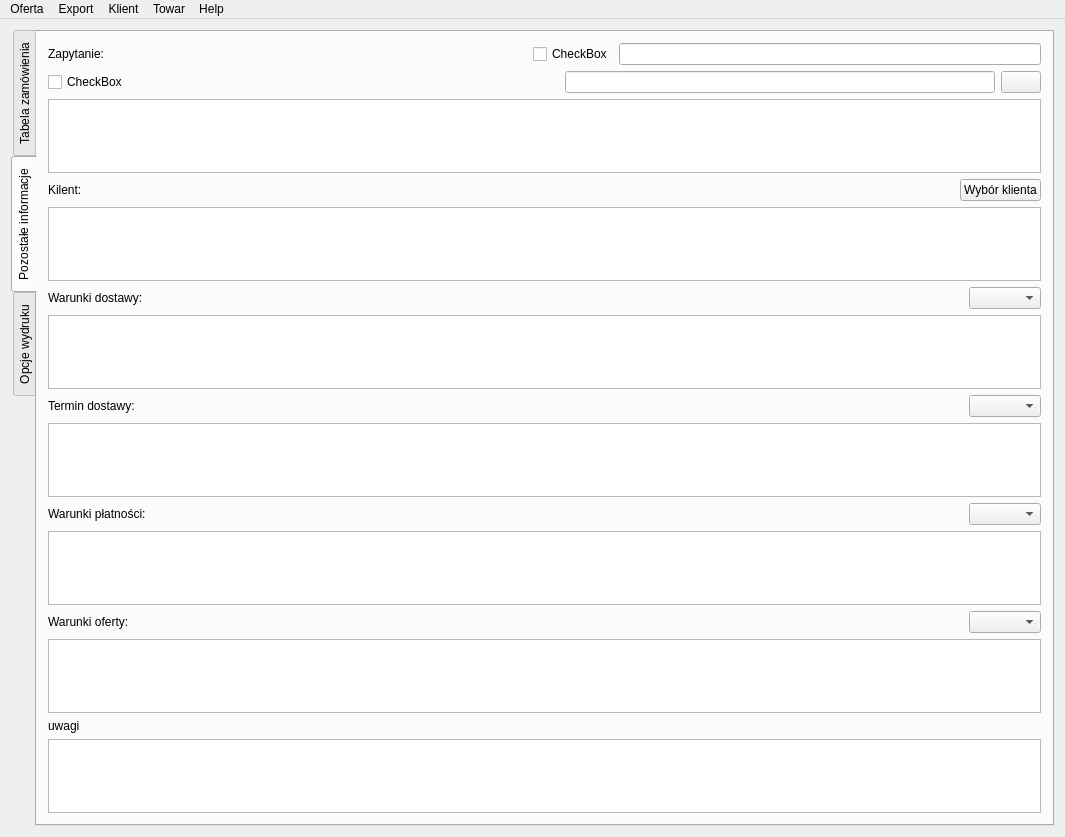
<?xml version="1.0" encoding="UTF-8"?>
<ui version="4.0">
 <class>MainWindow</class>
 <widget class="QMainWindow" name="MainWindow">
  <property name="geometry">
   <rect>
    <x>0</x>
    <y>0</y>
    <width>1065</width>
    <height>837</height>
   </rect>
  </property>
  <property name="windowTitle">
   <string>kOferta</string>
  </property>
  <property name="windowIcon">
   <iconset resource="../zasoby.qrc">
    <normaloff>:/gui/ico</normaloff>:/gui/ico</iconset>
  </property>
  <property name="iconSize">
   <size>
    <width>32</width>
    <height>32</height>
   </size>
  </property>
  <widget class="QWidget" name="centralWidget">
   <layout class="QGridLayout" name="gridLayout">
    <item row="0" column="1">
     <widget class="QTabWidget" name="tabWidget">
      <property name="tabPosition">
       <enum>QTabWidget::West</enum>
      </property>
      <property name="currentIndex">
       <number>1</number>
      </property>
      <widget class="QWidget" name="tab">
       <attribute name="title">
        <string>Tabela zamówienia</string>
       </attribute>
       <layout class="QVBoxLayout" name="verticalLayout_2">
        <item>
         <layout class="QHBoxLayout" name="horizontalLayout_2">
          <item>
           <widget class="QPushButton" name="addTowar">
            <property name="text">
             <string>Dodaj Towar</string>
            </property>
           </widget>
          </item>
          <item>
           <widget class="QPushButton" name="rabat">
            <property name="text">
             <string>Ustaw rabat</string>
            </property>
           </widget>
          </item>
          <item>
           <widget class="QPushButton" name="delw">
            <property name="text">
             <string>Usuń wiersz</string>
            </property>
           </widget>
          </item>
          <item>
           <spacer name="horizontalSpacer_2">
            <property name="orientation">
             <enum>Qt::Horizontal</enum>
            </property>
            <property name="sizeHint" stdset="0">
             <size>
              <width>40</width>
              <height>20</height>
             </size>
            </property>
           </spacer>
          </item>
         </layout>
        </item>
        <item>
         <widget class="QTableView" name="tableView"/>
        </item>
       </layout>
      </widget>
      <widget class="QWidget" name="tab_2">
       <attribute name="title">
        <string>Pozostałe informacje</string>
       </attribute>
       <layout class="QVBoxLayout" name="verticalLayout">
        <item>
         <layout class="QHBoxLayout" name="horizontalLayout_4">
          <item>
           <widget class="QLabel" name="label_zapytanie">
            <property name="text">
             <string>Zapytanie:</string>
            </property>
           </widget>
          </item>
          <item>
           <spacer name="horizontalSpacer_5">
            <property name="orientation">
             <enum>Qt::Horizontal</enum>
            </property>
            <property name="sizeHint" stdset="0">
             <size>
              <width>40</width>
              <height>20</height>
             </size>
            </property>
           </spacer>
          </item>
          <item>
           <widget class="QCheckBox" name="checkBox_zapytanieNr">
            <property name="text">
             <string>CheckBox</string>
            </property>
           </widget>
          </item>
          <item>
           <widget class="QLineEdit" name="lineEdit_zapytanieNr"/>
          </item>
         </layout>
        </item>
        <item>
         <layout class="QHBoxLayout" name="horizontalLayout">
          <item>
           <widget class="QCheckBox" name="checkBox_zapytanieData">
            <property name="text">
             <string>CheckBox</string>
            </property>
           </widget>
          </item>
          <item>
           <spacer name="horizontalSpacer_6">
            <property name="orientation">
             <enum>Qt::Horizontal</enum>
            </property>
            <property name="sizeHint" stdset="0">
             <size>
              <width>40</width>
              <height>20</height>
             </size>
            </property>
           </spacer>
          </item>
          <item>
           <widget class="QLineEdit" name="lineEdit_zapytanieData"/>
          </item>
          <item>
           <widget class="QPushButton" name="pushButton_zapytanieData">
            <property name="text">
             <string/>
            </property>
            <property name="icon">
             <iconset resource="../zasoby.qrc">
              <normaloff>:/gui/calendar</normaloff>:/gui/calendar</iconset>
            </property>
            <property name="iconSize">
             <size>
              <width>32</width>
              <height>32</height>
             </size>
            </property>
           </widget>
          </item>
         </layout>
        </item>
        <item>
         <widget class="QPlainTextEdit" name="plainTextEdit_zapytanie">
          <property name="maximumSize">
           <size>
            <width>16777215</width>
            <height>16777215</height>
           </size>
          </property>
         </widget>
        </item>
        <item>
         <layout class="QHBoxLayout" name="horizontalLayout_3">
          <item>
           <widget class="QLabel" name="label_klient">
            <property name="text">
             <string>Kilent:</string>
            </property>
           </widget>
          </item>
          <item>
           <spacer name="horizontalSpacer_4">
            <property name="orientation">
             <enum>Qt::Horizontal</enum>
            </property>
            <property name="sizeHint" stdset="0">
             <size>
              <width>40</width>
              <height>20</height>
             </size>
            </property>
           </spacer>
          </item>
          <item>
           <widget class="QPushButton" name="pushButton_wyborKlienta">
            <property name="sizePolicy">
             <sizepolicy hsizetype="Fixed" vsizetype="Fixed">
              <horstretch>0</horstretch>
              <verstretch>0</verstretch>
             </sizepolicy>
            </property>
            <property name="text">
             <string>Wybór klienta</string>
            </property>
           </widget>
          </item>
         </layout>
        </item>
        <item>
         <widget class="QPlainTextEdit" name="plainTextEdit_klient"/>
        </item>
        <item>
         <layout class="QHBoxLayout" name="horizontalLayout_5">
          <item>
           <widget class="QLabel" name="label_dostawa">
            <property name="text">
             <string>Warunki dostawy:</string>
            </property>
           </widget>
          </item>
          <item>
           <spacer name="horizontalSpacer_10">
            <property name="orientation">
             <enum>Qt::Horizontal</enum>
            </property>
            <property name="sizeHint" stdset="0">
             <size>
              <width>40</width>
              <height>20</height>
             </size>
            </property>
           </spacer>
          </item>
          <item>
           <widget class="QComboBox" name="comboBox_dostawa"/>
          </item>
         </layout>
        </item>
        <item>
         <widget class="QPlainTextEdit" name="plainTextEdit_dostawa">
          <property name="maximumSize">
           <size>
            <width>16777215</width>
            <height>16777215</height>
           </size>
          </property>
         </widget>
        </item>
        <item>
         <layout class="QHBoxLayout" name="horizontalLayout_6">
          <item>
           <widget class="QLabel" name="label_termin">
            <property name="text">
             <string>Termin dostawy:</string>
            </property>
           </widget>
          </item>
          <item>
           <spacer name="horizontalSpacer_7">
            <property name="orientation">
             <enum>Qt::Horizontal</enum>
            </property>
            <property name="sizeHint" stdset="0">
             <size>
              <width>40</width>
              <height>20</height>
             </size>
            </property>
           </spacer>
          </item>
          <item>
           <widget class="QComboBox" name="comboBox_termin"/>
          </item>
         </layout>
        </item>
        <item>
         <widget class="QPlainTextEdit" name="plainTextEdit_termin">
          <property name="maximumSize">
           <size>
            <width>16777215</width>
            <height>16777215</height>
           </size>
          </property>
         </widget>
        </item>
        <item>
         <layout class="QHBoxLayout" name="horizontalLayout_7">
          <item>
           <widget class="QLabel" name="label_platnosc">
            <property name="text">
             <string>Warunki płatności:</string>
            </property>
           </widget>
          </item>
          <item>
           <spacer name="horizontalSpacer_8">
            <property name="orientation">
             <enum>Qt::Horizontal</enum>
            </property>
            <property name="sizeHint" stdset="0">
             <size>
              <width>40</width>
              <height>20</height>
             </size>
            </property>
           </spacer>
          </item>
          <item>
           <widget class="QComboBox" name="comboBox_platnosc"/>
          </item>
         </layout>
        </item>
        <item>
         <widget class="QPlainTextEdit" name="plainTextEdit_platnosc">
          <property name="sizePolicy">
           <sizepolicy hsizetype="Expanding" vsizetype="Expanding">
            <horstretch>0</horstretch>
            <verstretch>0</verstretch>
           </sizepolicy>
          </property>
          <property name="maximumSize">
           <size>
            <width>16777215</width>
            <height>16777215</height>
           </size>
          </property>
          <property name="readOnly">
           <bool>false</bool>
          </property>
         </widget>
        </item>
        <item>
         <layout class="QHBoxLayout" name="horizontalLayout_8">
          <item>
           <widget class="QLabel" name="label_oferta">
            <property name="text">
             <string>Warunki oferty:</string>
            </property>
           </widget>
          </item>
          <item>
           <spacer name="horizontalSpacer_9">
            <property name="orientation">
             <enum>Qt::Horizontal</enum>
            </property>
            <property name="sizeHint" stdset="0">
             <size>
              <width>40</width>
              <height>20</height>
             </size>
            </property>
           </spacer>
          </item>
          <item>
           <widget class="QComboBox" name="comboBox_oferta"/>
          </item>
         </layout>
        </item>
        <item>
         <widget class="QPlainTextEdit" name="plainTextEdit_oferta">
          <property name="maximumSize">
           <size>
            <width>16777215</width>
            <height>16777215</height>
           </size>
          </property>
         </widget>
        </item>
        <item>
         <widget class="QLabel" name="label_uwagi">
          <property name="text">
           <string>uwagi</string>
          </property>
         </widget>
        </item>
        <item>
         <widget class="QPlainTextEdit" name="plainTextEdit_uwagi">
          <property name="maximumSize">
           <size>
            <width>16777215</width>
            <height>16777215</height>
           </size>
          </property>
         </widget>
        </item>
       </layout>
      </widget>
      <widget class="QWidget" name="tab_4">
       <attribute name="title">
        <string>Opcje wydruku</string>
       </attribute>
       <layout class="QHBoxLayout" name="horizontalLayout_9">
        <item>
         <widget class="QGroupBox" name="kolumny">
          <property name="sizePolicy">
           <sizepolicy hsizetype="Fixed" vsizetype="Fixed">
            <horstretch>0</horstretch>
            <verstretch>0</verstretch>
           </sizepolicy>
          </property>
          <property name="title">
           <string>kolumny:</string>
          </property>
          <layout class="QVBoxLayout" name="verticalLayout_4">
           <item>
            <widget class="QCheckBox" name="kol_lp">
             <property name="enabled">
              <bool>false</bool>
             </property>
             <property name="text">
              <string>LP</string>
             </property>
             <property name="checked">
              <bool>true</bool>
             </property>
            </widget>
           </item>
           <item>
            <widget class="QCheckBox" name="kol_kod">
             <property name="text">
              <string>Kod</string>
             </property>
             <property name="checked">
              <bool>true</bool>
             </property>
            </widget>
           </item>
           <item>
            <widget class="QCheckBox" name="kol_towar">
             <property name="enabled">
              <bool>false</bool>
             </property>
             <property name="text">
              <string>Towar</string>
             </property>
             <property name="checked">
              <bool>true</bool>
             </property>
            </widget>
           </item>
           <item>
            <widget class="QCheckBox" name="kol_ilosc">
             <property name="text">
              <string>Ilość</string>
             </property>
             <property name="checked">
              <bool>true</bool>
             </property>
            </widget>
           </item>
           <item>
            <widget class="QCheckBox" name="kol_cenaKat">
             <property name="text">
              <string>Cena katalogowa</string>
             </property>
             <property name="checked">
              <bool>true</bool>
             </property>
            </widget>
           </item>
           <item>
            <widget class="QCheckBox" name="kol_rabat">
             <property name="text">
              <string>Rabat</string>
             </property>
             <property name="checked">
              <bool>true</bool>
             </property>
            </widget>
           </item>
           <item>
            <widget class="QCheckBox" name="kol_cena">
             <property name="text">
              <string>Cena</string>
             </property>
             <property name="checked">
              <bool>true</bool>
             </property>
            </widget>
           </item>
           <item>
            <widget class="QCheckBox" name="kol_wartosc">
             <property name="enabled">
              <bool>false</bool>
             </property>
             <property name="text">
              <string>Wartość</string>
             </property>
             <property name="checked">
              <bool>true</bool>
             </property>
            </widget>
           </item>
          </layout>
         </widget>
        </item>
        <item>
         <widget class="QGroupBox" name="waluta">
          <property name="sizePolicy">
           <sizepolicy hsizetype="Fixed" vsizetype="Fixed">
            <horstretch>0</horstretch>
            <verstretch>0</verstretch>
           </sizepolicy>
          </property>
          <property name="title">
           <string>waluta:</string>
          </property>
          <layout class="QGridLayout" name="gridLayout_3">
           <item row="0" column="0" colspan="3">
            <widget class="QRadioButton" name="eur">
             <property name="text">
              <string>Euro</string>
             </property>
             <property name="checked">
              <bool>true</bool>
             </property>
            </widget>
           </item>
           <item row="1" column="0" colspan="3">
            <widget class="QRadioButton" name="pln">
             <property name="text">
              <string>Złotówki</string>
             </property>
            </widget>
           </item>
           <item row="2" column="0">
            <spacer name="horizontalSpacer">
             <property name="orientation">
              <enum>Qt::Horizontal</enum>
             </property>
             <property name="sizeHint" stdset="0">
              <size>
               <width>40</width>
               <height>20</height>
              </size>
             </property>
            </spacer>
           </item>
           <item row="2" column="2">
            <widget class="QLabel" name="kurs_label">
             <property name="enabled">
              <bool>false</bool>
             </property>
             <property name="text">
              <string>Kurs:</string>
             </property>
            </widget>
           </item>
           <item row="3" column="0">
            <spacer name="horizontalSpacer_3">
             <property name="orientation">
              <enum>Qt::Horizontal</enum>
             </property>
             <property name="sizeHint" stdset="0">
              <size>
               <width>40</width>
               <height>20</height>
              </size>
             </property>
            </spacer>
           </item>
           <item row="3" column="2">
            <widget class="QDoubleSpinBox" name="kursSpinBox">
             <property name="decimals">
              <number>4</number>
             </property>
             <property name="maximum">
              <double>99.999899999999997</double>
             </property>
             <property name="singleStep">
              <double>0.010000000000000</double>
             </property>
             <property name="value">
              <double>4.000000000000000</double>
             </property>
            </widget>
           </item>
          </layout>
         </widget>
        </item>
       </layout>
      </widget>
     </widget>
    </item>
   </layout>
  </widget>
  <widget class="QMenuBar" name="menuBar">
   <property name="geometry">
    <rect>
     <x>0</x>
     <y>0</y>
     <width>1065</width>
     <height>20</height>
    </rect>
   </property>
   <widget class="QMenu" name="menuOferta">
    <property name="title">
     <string>Oferta</string>
    </property>
    <addaction name="actionNew"/>
    <addaction name="actionOpen"/>
    <addaction name="actionSave"/>
    <addaction name="actionNR"/>
    <addaction name="separator"/>
    <addaction name="actionExit"/>
   </widget>
   <widget class="QMenu" name="menuExport">
    <property name="title">
     <string>Export</string>
    </property>
    <addaction name="actionDo_PDF"/>
    <addaction name="actionDo_HTML"/>
    <addaction name="actionDruk"/>
   </widget>
   <widget class="QMenu" name="menuHelp">
    <property name="title">
     <string>Help</string>
    </property>
    <addaction name="actionO_kOferta"/>
    <addaction name="actionO_Qt"/>
   </widget>
   <widget class="QMenu" name="menuKlient">
    <property name="title">
     <string>Klient</string>
    </property>
    <addaction name="klientNowy"/>
    <addaction name="klientEdycja"/>
   </widget>
   <widget class="QMenu" name="menuTowar">
    <property name="title">
     <string>Towar</string>
    </property>
    <addaction name="towarNowy"/>
    <addaction name="towarEdycja"/>
   </widget>
   <addaction name="menuOferta"/>
   <addaction name="menuExport"/>
   <addaction name="menuKlient"/>
   <addaction name="menuTowar"/>
   <addaction name="menuHelp"/>
  </widget>
  <action name="actionNew">
   <property name="text">
    <string>Nowa</string>
   </property>
  </action>
  <action name="actionOpen">
   <property name="text">
    <string>Otwórz</string>
   </property>
  </action>
  <action name="actionSave">
   <property name="text">
    <string>Zapisz</string>
   </property>
  </action>
  <action name="actionExit">
   <property name="text">
    <string>Wyjście</string>
   </property>
  </action>
  <action name="actionDo_PDF">
   <property name="text">
    <string>do PDF</string>
   </property>
  </action>
  <action name="actionDo_HTML">
   <property name="text">
    <string>do HTML</string>
   </property>
  </action>
  <action name="actionDruk">
   <property name="text">
    <string>Druk</string>
   </property>
  </action>
  <action name="actionO_kOferta">
   <property name="text">
    <string>O kOferta</string>
   </property>
  </action>
  <action name="actionO_Qt">
   <property name="text">
    <string>O Qt</string>
   </property>
  </action>
  <action name="actionNR">
   <property name="text">
    <string>Nadaj nowy numer</string>
   </property>
  </action>
  <action name="klientNowy">
   <property name="text">
    <string>Nowy</string>
   </property>
  </action>
  <action name="klientImport">
   <property name="text">
    <string>Import</string>
   </property>
  </action>
  <action name="klientEksport">
   <property name="enabled">
    <bool>true</bool>
   </property>
   <property name="text">
    <string>Eksport</string>
   </property>
  </action>
  <action name="klientEdycja">
   <property name="enabled">
    <bool>true</bool>
   </property>
   <property name="text">
    <string>Edycja</string>
   </property>
  </action>
  <action name="towarNowy">
   <property name="text">
    <string>Nowy</string>
   </property>
  </action>
  <action name="towarImport">
   <property name="text">
    <string>Import</string>
   </property>
  </action>
  <action name="towarEksport">
   <property name="enabled">
    <bool>true</bool>
   </property>
   <property name="text">
    <string>Eksport</string>
   </property>
  </action>
  <action name="towarEdycja">
   <property name="enabled">
    <bool>true</bool>
   </property>
   <property name="text">
    <string>Edycja</string>
   </property>
  </action>
 </widget>
 <layoutdefault spacing="6" margin="11"/>
 <resources>
  <include location="../zasoby.qrc"/>
 </resources>
 <connections/>
</ui>
